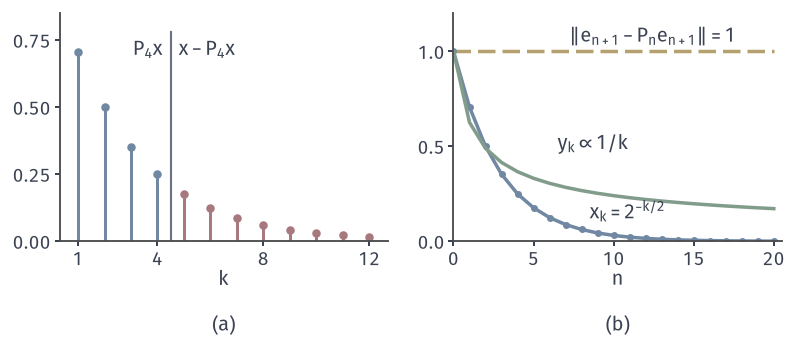

Write the Python code that produced this figure.
from pathlib import Path
import sys
ROOT = next(p for p in Path(__file__).resolve().parents if (p/"build.sh").is_file() and (p/"tex/book.tex").is_file())
sys.path.insert(0, str(ROOT/"figures/00-shared/mathematical-preliminaries-upper/00-shared/comprehension-figures"))
from support import figure, save, BLUE, GREEN, YELLOW, RED, PURPLE, INK, MUTED, GRID, BLUE_FILL, GREEN_FILL, YELLOW_FILL, RED_FILL, PURPLE_FILL
import numpy as np
from matplotlib.colors import LinearSegmentedColormap
from matplotlib.patches import Rectangle, Ellipse, Circle

# (a) x_k=2^(-k/2) 的系数，P_4 保留前四项；(b) 截断误差：2^(-n/2)、y_k∝1/k 的尾部、基向量 e_{n+1}。
fig, axes = figure(width_mm=112, height_mm=48, ncols=2)
fig.set_layout_engine(None)
fig.subplots_adjust(left=.075, right=.985, top=.96, bottom=.29, wspace=.2)
a, b = axes
k = np.arange(1, 13); c = 2.0**(-k/2); N = 4
kp = k <= N
a.vlines(k[kp], 0, c[kp], color=BLUE, lw=1.2); a.plot(k[kp], c[kp], 'o', ms=3.4, color=BLUE, mew=0)
a.vlines(k[~kp], 0, c[~kp], color=RED, lw=1.2); a.plot(k[~kp], c[~kp], 'o', ms=3.4, color=RED, mew=0)
a.axvline(N+.5, color=MUTED, lw=.85, ymax=.92)
a.text(N+.8, .68, r'$x-P_4x$', ha='left', va='bottom', color=INK)
a.text(N+.2, .68, r'$P_4x$', ha='right', va='bottom', color=INK)
a.set_xlim(.3, 12.7); a.set_ylim(0, .85); a.set_xticks([1, 4, 8, 12]); a.set_yticks([0, .25, .5, .75]); a.set_xlabel('$k$', labelpad=0)
n = np.arange(0, 21)
xe = 2.0**(-n/2)
s2 = np.pi**2/6
ye = np.sqrt([1-sum(1/i**2 for i in range(1, m+1))/s2 for m in n])
b.plot(n, np.ones_like(n, float), color=YELLOW, lw=1.4, ls=(0, (5, 2)))
b.plot(n, xe, 'o-', color=BLUE, lw=1.4, ms=2.8, mew=0)
b.plot(n, ye, color=GREEN, lw=1.4)
b.set_xlim(0, 20.5); b.set_ylim(0, 1.2); b.set_xticks([0, 5, 10, 15, 20]); b.set_yticks([0, .5, 1]); b.set_xlabel('$n$', labelpad=0)
b.text(7.2, 1.03, r'$\|e_{n+1}-P_ne_{n+1}\|=1$', ha='left', va='bottom')
b.text(6.5, .46, r'$y_k\propto 1/k$', ha='left', va='bottom')
b.text(8.5, .1, r'$x_k=2^{-k/2}$', ha='left', va='bottom')
for ax, s in zip(axes, '(a) (b)'.split()):
    ax.tick_params(length=2, pad=1.5)
    q = ax.get_position(); fig.text((q.x0+q.x1)/2, .015, s, ha='center', va='bottom')
print('y tail n=20', ye[20])
save(fig, Path(__file__).resolve().parent, 'figure', {'formula': 'x_k=2^(-k/2), ||x-P_nx||=2^(-n/2); y_k=sqrt(6)/(pi k); ||e_{n+1}-P_ne_{n+1}||=1'})
